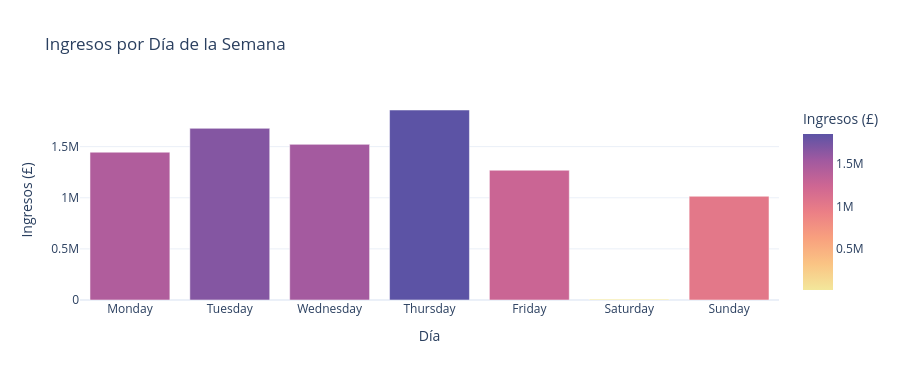

The notebook cell saved with this chart:
### Code cell
# Distribución de ventas por día de semana
orden = ['Monday','Tuesday','Wednesday','Thursday','Friday','Saturday','Sunday']
dias = df.groupby('DayWeek')['TotalPrice'].sum().reindex(orden).reset_index()

fig = px.bar(dias, x='DayWeek', y='TotalPrice',
             title='Ingresos por Día de la Semana', color='TotalPrice',
             color_continuous_scale='Sunset',
             labels={'DayWeek':'Día', 'TotalPrice':'Ingresos (£)'})
fig.update_layout(height=380, template='plotly_white')
fig.show()

### Figure 1 — Plotly figure (JSON) as saved in the notebook; plotly's stock layout.template omitted (floating-point values rounded to 4 significant figures)
{"data": [{"hovertemplate": "Día=%{x}<br>Ingresos (£)=%{marker.color}<extra></extra>", "legendgroup": "", "marker": {"color": [1446000.0, 1679000.0, 1522000.0, 1858000.0, 1269000.0, 9803.0, 1015000.0], "coloraxis": "coloraxis", "pattern": {"shape": ""}}, "name": "", "orientation": "v", "showlegend": false, "textposition": "auto", "type": "bar", "x": ["Monday", "Tuesday", "Wednesday", "Thursday", "Friday", "Saturday", "Sunday"], "xaxis": "x", "y": [1446000.0, 1679000.0, 1522000.0, 1858000.0, 1269000.0, 9803.0, 1015000.0], "yaxis": "y"}], "layout": {"barmode": "relative", "coloraxis": {"autocolorscale": false, "colorbar": {"title": {"text": "Ingresos (£)"}}, "colorscale": [[0, "rgb(243, 231, 155)"], [0.1667, "rgb(250, 196, 132)"], [0.3333, "rgb(248, 160, 126)"], [0.5, "rgb(235, 127, 134)"], [0.6667, "rgb(206, 102, 147)"], [0.8333, "rgb(160, 89, 160)"], [1, "rgb(92, 83, 165)"]]}, "height": 380, "legend": {"tracegroupgap": 0}, "title": {"text": "Ingresos por Día de la Semana"}, "xaxis": {"anchor": "y", "domain": [0, 1], "title": {"text": "Día"}}, "yaxis": {"anchor": "x", "domain": [0, 1], "title": {"text": "Ingresos (£)"}}}}
